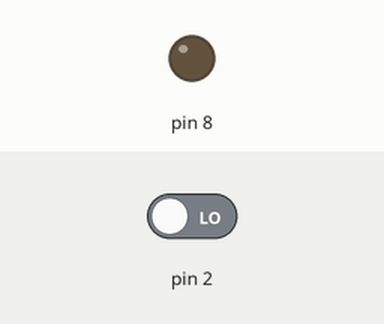
The sketch below on a simulated Arduino Uno, built with avr-gcc and run on an emulated ATmega328P. Shown: output pins drawn as LEDs (lit = HIGH). The test bench sets the inputs (shaded band); at power-on: pin 2 LOW.

Above: at 1.2 s.
1.3 s: pin 2 driven HIGH
At 2.3 s:
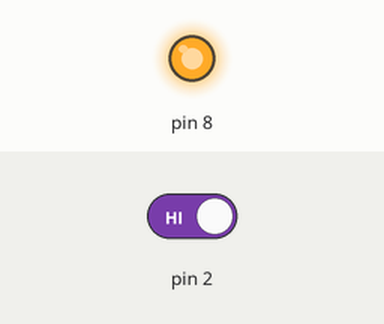
2.8 s: pin 2 driven LOW
At 3.5 s:
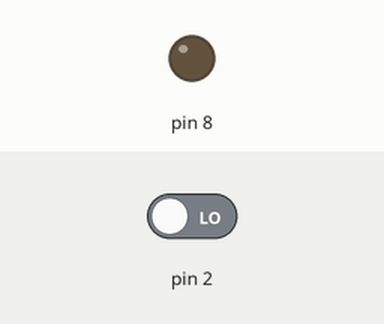
Timing chart, 0 to 5.8 s (numbered marks = the images above; inputs shaded):
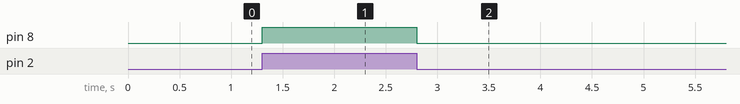

Measured:
- after the input at 1.3 s, pin 8: LOW → HIGH at once
- after the input at 2.8 s, pin 8: HIGH → LOW at once

The sketch:

Code.ino
```cpp
// C++ code
//
void setup()
{
  pinMode(2, INPUT);
  pinMode(8, OUTPUT);
}

void loop()
{
  if (digitalRead(2) == HIGH)
  {
    digitalWrite(8, HIGH);
  }
  else
  {
    digitalWrite(8, LOW);
  }
}
```
